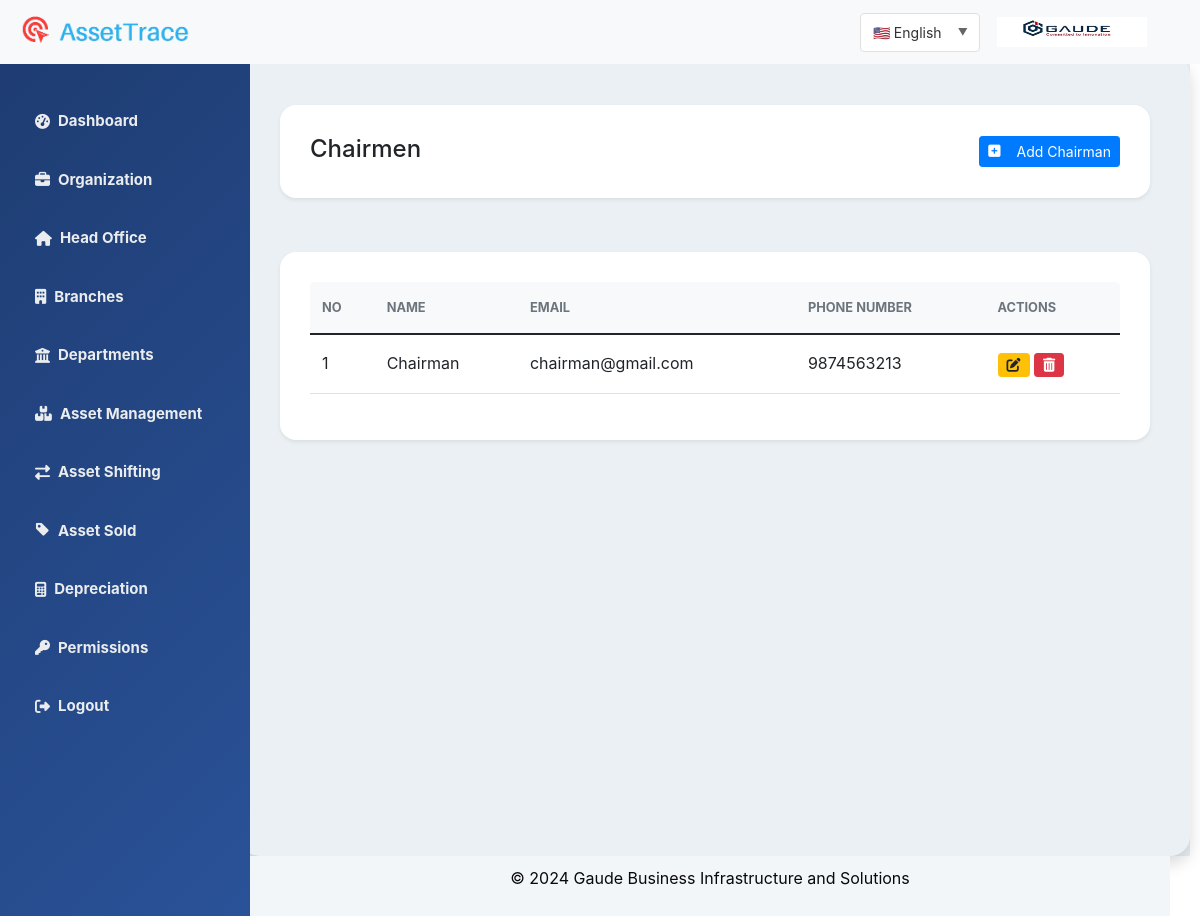
The page /chairman/ (signed in) on the database its author committed.
### authentication/models.py (models this page shows, shortened)
class ChairMan(models.Model):
    name = models.CharField(max_length=255)
    email = models.EmailField()
    phone_number = models.CharField(max_length=15, validators=[validate_phone_number])  # Correctly referenced validator

### authentication/views.py (the view)
# urls.py: path('chairman/', views.chairman_list, name='chairman_list'),
def chairman_list(request):
    chairmen = ChairMan.objects.all()
    return render(request, 'authentication/chairman_list.html', {'chairmen': chairmen})

### authentication/context_processors.py (called while the page is built)
def user_role(request):
    if request.user.is_authenticated:
        user = request.user
        if user.is_superuser:
            role = 'master'
        elif user.is_superadmin:
            role = 'super_admin'
        elif user.is_admin:
            role = 'admin'
        else:
            role = 'unknown'
    else:
        role = 'guest'
    return {'user_role': role}

def logo_context(request):
    if not request.user.is_authenticated:
        return {}
    user = request.user
    if user.head_office and user.head_office.logo_image:
        logo_url = user.head_office.logo_image.url
    elif user.branch and user.branch.logo_image:
        logo_url = user.branch.logo_image.url
    else:
        logo_url = None
    return {
        'logo_url': logo_url,
    }

### templates/authentication/chairman_list.html (shortened to what this page needs)
{% extends 'authentication/dashboard.html' %}
{% load i18n %}
{% block body %}
<div class="container-fluid py-4">
    <div class="row mb-4">
        <div class="col-12">
            <div class="card border-0 shadow-sm">
                <div class="card-body d-flex justify-content-between align-items-center">
                    <div>
                        <h4 class="mb-1">{% trans "Chairmen" %}</h4>
                    </div>
                    <div>
                        <a href="{% url 'chairman_create' %}" class="btn btn-primary btn-sm d-flex align-items-center">
                            <i class="fa-solid fa-square-plus me-2"></i>
                            {% trans "Add Chairman" %}
                        </a>
                    </div>
                </div>
            </div>
        </div>
    </div>
    <div class="row">
        <div class="col-12">
            <div class="card border-0 shadow-sm">
                <div class="card-body">
                    <div class="table-responsive">
                        <table class="table table-hover align-middle">
                            <thead class="bg-light">
                                <tr>
                                    <th class="border-0 rounded-start">
                                        <div class="text-muted text-uppercase small fw-bold">{% trans "No" %}</div>
                                    </th>
                                    <th class="border-0">
                                        <div class="text-muted text-uppercase small fw-bold">{% trans "Name" %}</div>
                                    </th>
                                    <th class="border-0">
                                        <div class="text-muted text-uppercase small fw-bold">{% trans "Email" %}</div>
                                    </th>
                                    <th class="border-0">
                                        <div class="text-muted text-uppercase small fw-bold">{% trans "Phone Number" %}</div>
                                    </th>
                                    <th class="border-0 rounded-end">
                                        <div class="text-muted text-uppercase small fw-bold">{% trans "Actions" %}</div>
                                    </th>
                                </tr>
                            </thead>
                            <tbody>
                                {% for member in chairmen %}
                                <tr class="align-middle">
                                    <td>{{ forloop.counter }}</td>
                                    <td>{{ member.name }}</td>
                                    <td>{{ member.email }}</td>
                                    <td>{{ member.phone_number }}</td>
                                    <td>
                                        <a href="{% url 'chairman_edit' member.id %}" class="btn btn-warning btn-sm" data-bs-toggle="tooltip" title="{% trans 'Edit Asset' %}">
                                            <i class="fas fa-edit"></i>
                                        </a>
                                        <button class="btn btn-danger btn-sm" onclick="confirmDelete({{ member.id }})" data-bs-toggle="tooltip" title="{% trans 'Delete Asset' %}">
                                            <i class="fas fa-trash-alt"></i>
                                        </button>
                                    </td>
                                </tr>
                                {% endfor %}
                            </tbody>
                        </table>
                    </div>
                </div>
            </div>
        </div>
    </div>
</div>
<link rel="stylesheet" href="https://cdn.jsdelivr.net/npm/sweetalert2@11/dist/sweetalert2.min.css">
{% endblock %}

### static/css/style.css (style rules this page uses)
body { font-family: 'Wittgenstein', sans-serif; background-color: #babcbd; padding-top: 56px; }
.card { padding: 10px; margin: 15px; border-radius: 10px; }
.card a { text-decoration: none; }

### templates/authentication/chairman_list.html (style rules this page uses)
.btn { display: inline-flex; align-items: center; justify-content: center; gap: 0.5rem; padding: 0.5rem 1rem; transition: all 0.2s ease; }
.btn-sm { padding: 0.25rem 0.5rem; }
.table th { font-weight: 600; padding-top: 1rem; padding-bottom: 1rem; }
.table td { padding-top: 1rem; padding-bottom: 1rem; }
.card { animation: fadeIn 0.6s ease-out forwards; border-radius: 1rem; }

### rows shown on the page
ChairMan: name "Chairman", email "chairman@gmail.com", phone_number "9874563213"
